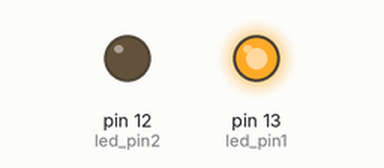
Recording of a sketch running on a simulated Arduino Uno, built with avr-gcc and run on an emulated ATmega328P. Parts: output pins drawn as LEDs (lit = HIGH).

Above: at 0.5 s.
At 2.5 s:
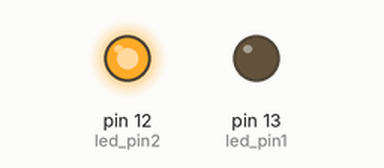
At 3.5 s:
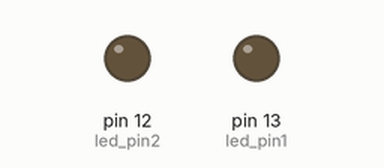
Timing chart, 0 to 5.2 s (numbered marks = the images above):
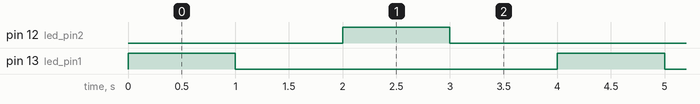

The sketch:

4_LEDs_Blink_2_at_a_time.ino
```cpp
int led_pin1 = 13;
int led_pin2 = 12;
 int blink_duration1 = 1000;

 void setup()  {}

void loop() {

 pinMode (13, led_pin1);
  digitalWrite (13,HIGH);
  delay (blink_duration1);
  pinMode (13, led_pin1);
  digitalWrite (13,LOW);
  delay (blink_duration1);

  pinMode (12, led_pin1);
  digitalWrite (12,HIGH);
  delay (blink_duration1);
  pinMode (12, led_pin1);
  digitalWrite (12,LOW);
  delay (blink_duration1);

}
```

Measured:
- by itself, pin 12 (led_pin2), pin 13 (led_pin1): alternates HIGH for 1.0 s and LOW for 3.0 s
